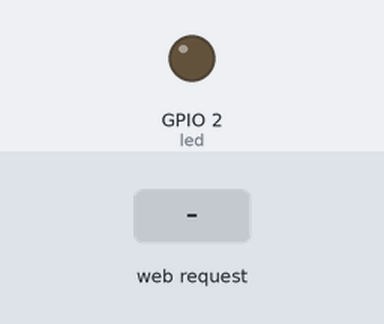
A sketch run on a simulated ESP8266 (NodeMCU). On the bench: output pins drawn as LEDs (lit = HIGH). The test bench sets the inputs (shaded band).

Above: at 1.2 s.
1.3 s: HTTP request GET /LEDON1 received
At 2.5 s:
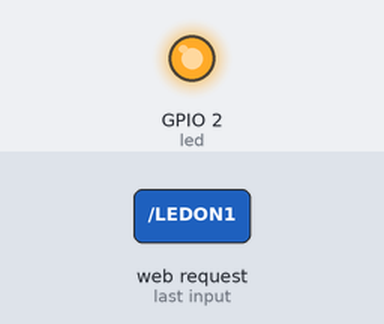
2.8 s: HTTP request GET /LEDOFF1 received
At 3.7 s:
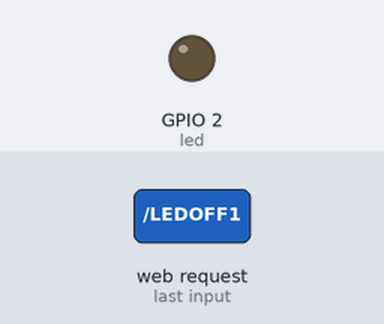
Timing chart, 0 to 5.8 s (numbered marks = the images above; inputs shaded):
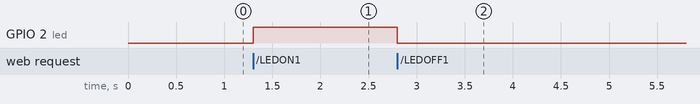

The sketch:

NM_10.ino
```cpp
#include<ESP8266WiFi.h>
const char ssid[]="anil";
const char pass[]="anil";
WiFiServer myhotspot(80);
String Request="";
String header="HTTP/1.1 200 OK\\r\nContent-Type:text/html\r\n\r\n";
String title="<!DOCTYPE html><html><head><title>Nodemcu LED Control</title></head></html><body><div id='main'><h2>Nodemcu led Control</h2>";
int led =LED_BUILTIN;
String body1="<form id ='F1' action='LEDON1'><input class='button'type='submit'value='LED1 ON'></form><br>";
String body2="<form id ='F2' action='LEDOFF1'><input class='button'type='submit'value='LED1 OFF'></form><br>";
String body3="<form id ='F3' action='LEDON2'><input class='button'type='submit'value='LED2 ON'></form><br>";
String body4="<form id ='F4' action='LEDOFF2'><input class='button'type='submit'value='LED2 OFF'></form><br>";
String body5="<form id ='F5' action='LEDON3'><input class='button'type='submit'value='LED3 ON'></form><br>";
String body6="<form id ='F6' action='LEDOFF3'><input class='button'type='submit'value='LED3 OFF'></form><br>";
String body7="<form id ='F7' action='LEDON3'><input class='button'type='submit'value='LED4 ON'></form><br>";
String body8="<form id ='F8' action='LEDOFF4'><input class='button'type='submit'value='LED4 OFF'></form><br>";
String tail="</div></body></html>";
String request="";


void setup() {
// put your setup code here, to run once:
Serial.begin(115200);
pinMode(led,OUTPUT);
boolean conn=WiFi.softAP(ssid,pass);
myhotspot.begin();
}


void loop() {
// put your main code here, to run repeatedly:
WiFiClient mobile=myhotspot.available();
if (!mobile){
return;
}

request=mobile.readStringUntil('\r');
if(request.indexOf("LEDON1")>0){
digitalWrite(led,1);

}if(request.indexOf("LEDOFF1")>0){
digitalWrite(led,0);

}
if(request.indexOf("LEDON2")>0){
Serial.println("LEDON2");

}
if(request.indexOf("LEDOFF2")>0){
Serial.println("LEDOFF2");

}
if(request.indexOf("LEDON3")>0){
Serial.println("LEDON3");

}
if(request.indexOf("LEDOFF3")>0){
Serial.println("LEDOFF3");

}
if(request.indexOf("LEDON4")>0){
Serial.println("LEDON4");

}if(request.indexOf("LEDOFF4")>0){
Serial.println("LEDOFF4");

}
mobile.flush();
mobile.print(header);
mobile.print(title);

mobile.print(body1);
mobile.print(body2);
mobile.print(body3);
mobile.print(body4);
mobile.print(body5);
mobile.print(body6);
mobile.print(body7);
mobile.print(body8);
mobile.print(tail);


delay(10);

}
```

Measured:
- after the input at 1.3 s, GPIO 2 (led): LOW → HIGH at once
- after the input at 2.8 s, GPIO 2 (led): HIGH → LOW at once
